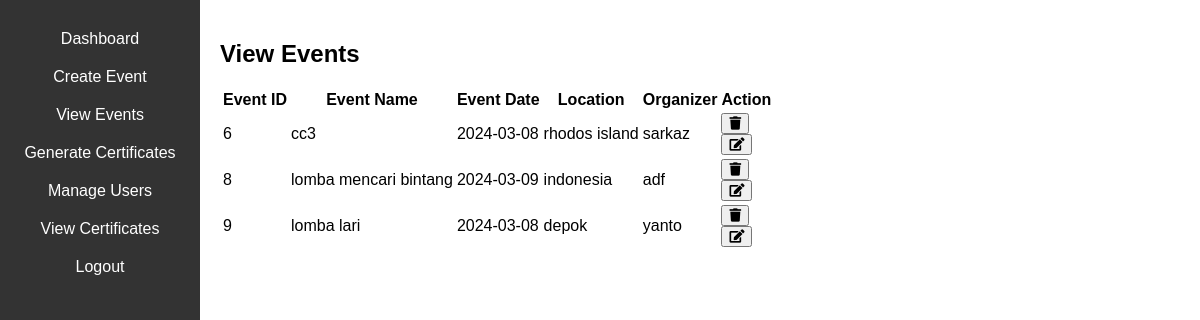
/admin/view_event.php (signed in), run on the app's committed database.
### tables this page shows
CREATE TABLE `events` (
  `event_id` int(11) NOT NULL,
  `event_name` varchar(255) NOT NULL,
  `event_date` date NOT NULL,
  `location` varchar(255) NOT NULL,
  `organizer` varchar(255) DEFAULT NULL,
  `created_at` timestamp NOT NULL DEFAULT current_timestamp()
);

### admin/view_event.php (the view, shortened to what this page needs)
<?php
$servername = "localhost";
$username = "root";
$password = "";
$dbname = "sertifikat_online";
$conn = new mysqli($servername, $username, $password, $dbname);
$sql_select = "SELECT * FROM events";
$result = $conn->query($sql_select);
?>
<!DOCTYPE html>
<html lang="en">
<head>
    <link rel="stylesheet" href="../assets/css/view_event.css">
    <link rel="stylesheet" href="https://cdnjs.cloudflare.com/ajax/libs/font-awesome/5.15.4/css/all.min.css">
</head>
<body>
    <nav>
    <ul>
        <li><a href="admin_dashboard.php">Dashboard</a></li>
        <li><a href="create_event.php">Create Event</a></li>
        <li><a href="view_event.php">View Events</a></li>
        <li><a href="generate_certificates.php">Generate Certificates</a></li>
        <li><a href="manage_users.php">Manage Users</a></li>
        <li><a href="view_certificates.php">View Certificates</a></li>
        <li><a href="../pages/logout.php">Logout</a></li>
        </ul>
    </nav>
    <div class="container">
        <h2>View Events</h2>
        <?php
        if ($result->num_rows > 0) {
            echo "<table>";
            echo "<tr><th>Event ID</th><th>Event Name</th><th>Event Date</th><th>Location</th><th>Organizer</th><th>Action</th></tr>";
            while($row = $result->fetch_assoc()) {
                echo "<tr>";
                echo "<td>".$row["event_id"]."</td>";
                echo "<td>".$row["event_name"]."</td>";
                echo "<td>".$row["event_date"]."</td>";
                echo "<td>".$row["location"]."</td>";
                echo "<td>".$row["organizer"]."</td>";
                echo "<td>
                        <form method='post' action=''>
                            <input type='hidden' name='event_id' value='".$row["event_id"]."'>
                            <button type='submit' name='delete' class='delete-btn'><i class='fas fa-trash'></i></button>
                        </form>
                        <form method='get' action='update_event.php'>
                            <input type='hidden' name='event_id' value='".$row["event_id"]."'>
                            <button type='submit' class='edit-btn'><i class='fas fa-edit'></i></button>
                        </form>
                      </td>";
                echo "</tr>";
            }
            echo "</table>";
        } else {
            echo "No events found";
        }
        ?>
    </div>
</body>
</html>

### assets/css1/view_event.css (style rules this page uses)
body { font-family: Arial, sans-serif; margin: 0; padding: 0; }
.container { margin: 20px; }
nav { height: 100%; width: 200px; position: fixed; top: 0; left: 0; background-color: #333; padding-top: 20px; }
nav ul { list-style-type: none; padding: 0; margin: 0; }
nav ul li { padding: 10px; text-align: center; }
nav ul li a { color: #fff; text-decoration: none; display: block; }
.container { margin-left: 200px; padding: 20px; }
h2 { margin-top: 0; }

### data on the page
events: event_id "6", event_name "cc3", event_date "2024-03-08", location "rhodos island", organizer "sarkaz"
events: event_id "8", event_name "lomba mencari bintang", event_date "2024-03-09", location "indonesia", organizer "adf"
events: event_id "9", event_name "lomba lari", event_date "2024-03-08", location "depok", organizer "yanto"
